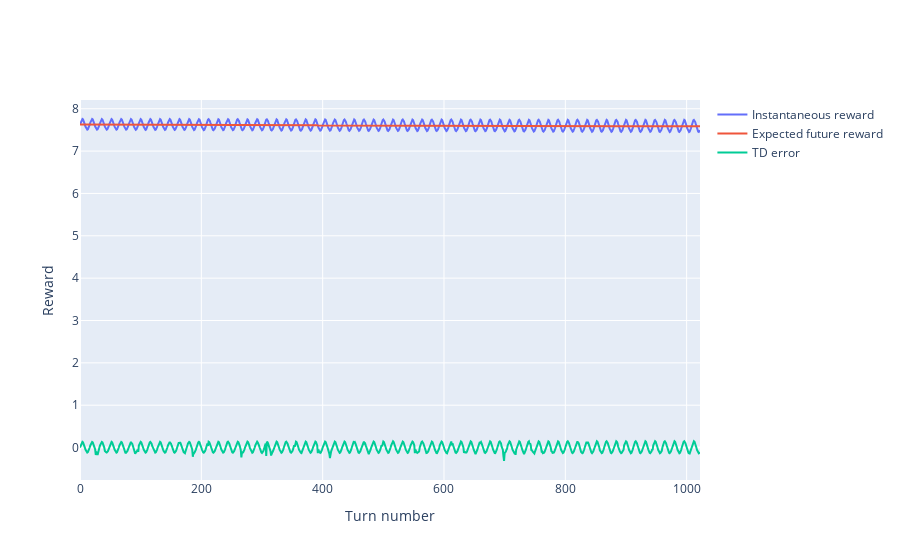

The cell this chart's notebook holds for it:
### Code cell
reward_plot(turn_results)

### Figure 1 — Plotly figure (JSON) as saved in the notebook; plotly's stock layout.template omitted (floating-point values rounded to 4 significant figures; data arrays with more than 128 entries replaced by an {"elided": "..."} marker saying what was removed)
{"data": [{"name": "Instantaneous reward", "type": "scatter", "y": {"elided": "1023 float values"}}, {"name": "Expected future reward", "type": "scatter", "y": {"elided": "1023 float values"}}, {"name": "TD error", "type": "scatter", "y": {"elided": "1023 float values"}}], "layout": {"xaxis": {"title": {"text": "Turn number"}}, "yaxis": {"title": {"text": "Reward"}}}}
